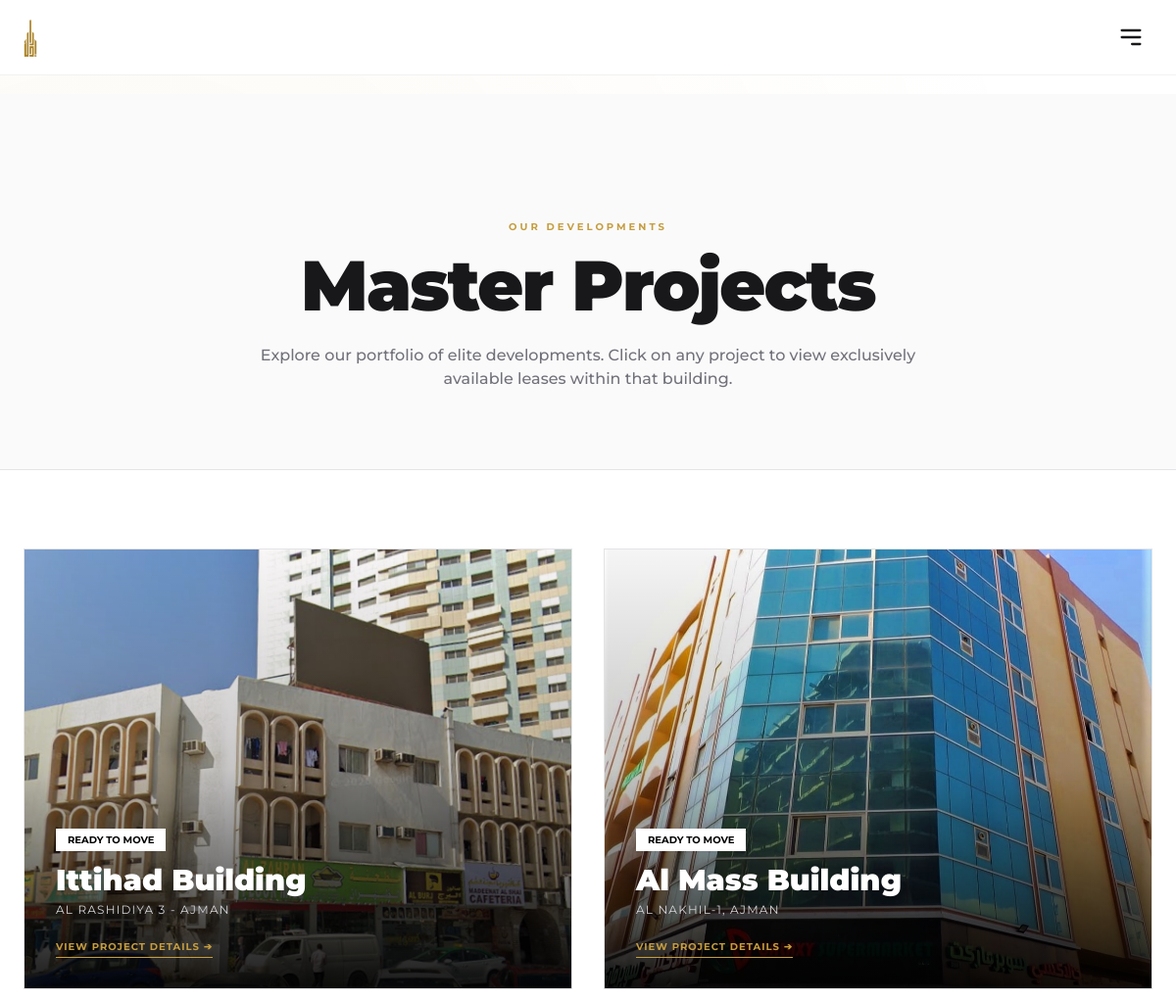
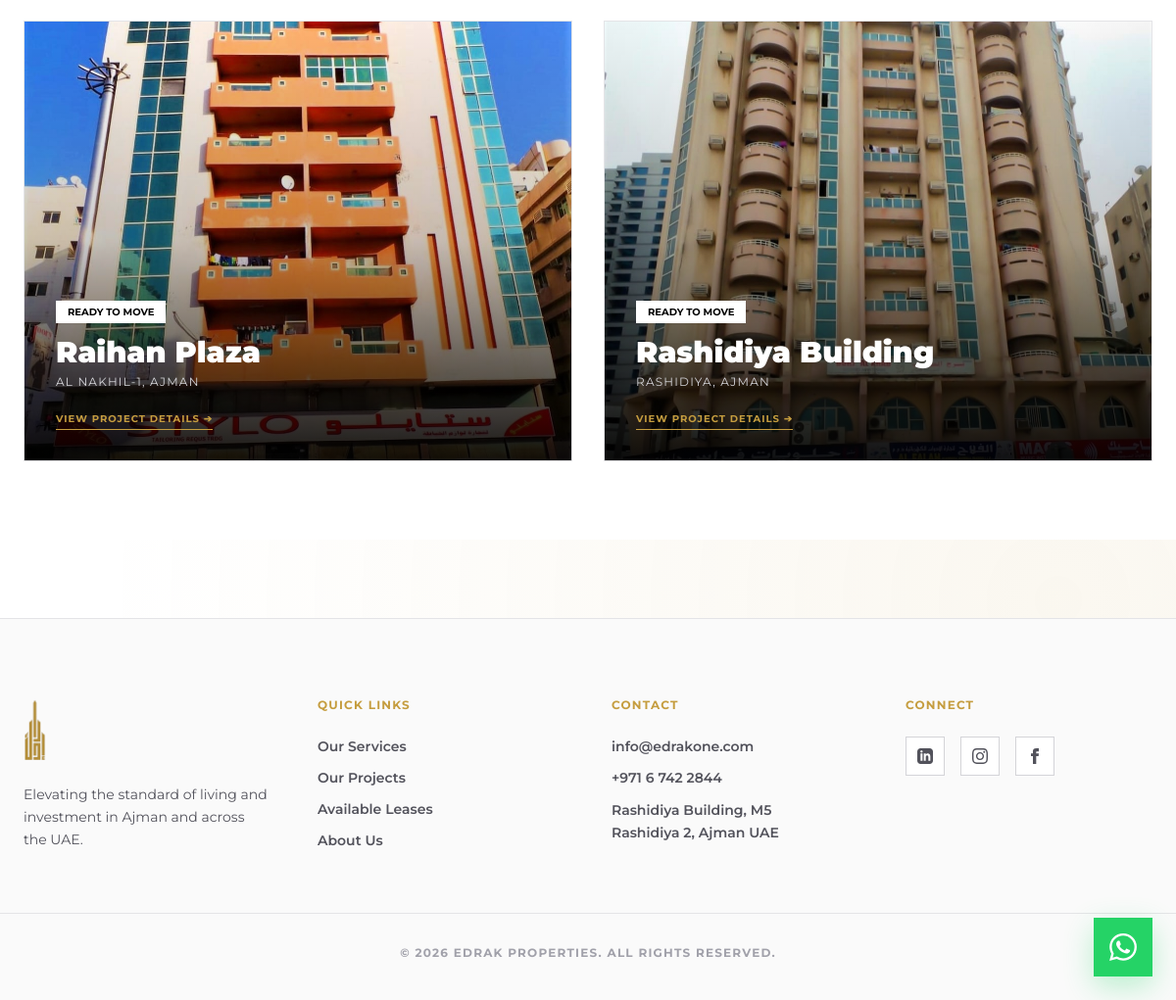
/projects/, run on the app's committed database (2 pictures, top to bottom).
### core/models.py (models this page shows, shortened)
class Project(models.Model):
    STATUS_CHOICES = (
        ('ready', _('Ready to Move')),
        ('off_plan', _('Off-Plan Investment')),
        ('commercial', _('Commercial Hub')),
    )
    title = models.CharField(max_length=200)
    description = models.TextField(blank=True)
    location = models.CharField(max_length=200)
    status = models.CharField(max_length=20, choices=STATUS_CHOICES, default='ready')
    image = models.ImageField(upload_to='projects/', blank=True, null=True, help_text="Main Cover Image")
    map_embed_code = models.TextField(blank=True, help_text="Paste Google Maps <iframe> code here")
    total_flats = models.IntegerField(default=0)
    parking_available = models.BooleanField(default=True)
    created_at = models.DateTimeField(auto_now_add=True)

### core/views.py (the view)
# urls.py: path('projects/', views.projects_view, name='projects'),
def projects_view(request):
    projects = Project.objects.all().order_by('-created_at')
    return render(request, 'core/projects.html', {'projects': projects})

### templates/core/projects.html
{% extends 'base.html' %}
{% load static i18n %}
{% block content %}
<section class="pt-32 pb-20 bg-zinc-50 border-b border-zinc-200 text-center">
    <div class="max-w-[90rem] mx-auto px-6">
        <span class="text-gold text-[10px] font-bold uppercase tracking-[0.3em] mb-4 block">{% trans "Our Developments" %}</span>
        <h1 class="text-5xl md:text-7xl font-black text-zinc-900 tracking-tight mb-6">{% trans "Master Projects" %}</h1>
        <p class="text-zinc-500 max-w-2xl mx-auto font-medium text-sm md:text-base leading-relaxed">
            {% trans "Explore our portfolio of elite developments. Click on any project to view exclusively available leases within that building." %}
        </p>
    </div>
</section>
<section class="py-20 bg-white">
    <div class="max-w-[90rem] mx-auto px-6 grid grid-cols-1 md:grid-cols-2 gap-8">
        {% for project in projects %}
<a href="{% url 'project_detail' project.id %}" class="group block relative h-[450px] bg-zinc-100 border border-zinc-200 overflow-hidden cursor-pointer rounded-none">
    {% if project.image %}
                    <img src="{{ project.image.url }}" class="absolute inset-0 w-full h-full object-cover group-hover:scale-105 transition-transform duration-[2s]">
                {% else %}
                    <div class="absolute inset-0 flex items-center justify-center bg-zinc-50">
                        <img src="{% static 'img/logo.png' %}" class="h-20 opacity-20 grayscale">
                    </div>
                {% endif %}
                <div class="absolute inset-0 bg-gradient-to-t from-black/90 via-black/20 to-transparent"></div>
                <div class="absolute bottom-8 left-8 right-8 text-white">
                    <span class="bg-white text-black text-[10px] font-bold uppercase px-3 py-1 rounded-none mb-3 inline-block shadow-sm">{{ project.get_status_display }}</span>
                    <h3 class="text-3xl font-black mb-1 group-hover:text-gold transition-colors">{{ project.title }}</h3>
                    <p class="text-zinc-300 text-xs tracking-widest uppercase mb-4">{{ project.location }}</p>
                    <span class="text-gold text-[10px] font-bold uppercase tracking-widest border-b border-gold pb-1">{% trans "View Project Details" %} ➔</span>
                </div>
            </a>
        {% empty %}
            <p class="col-span-2 text-center text-zinc-500 py-20 font-bold uppercase tracking-widest">{% trans "No projects available currently." %}</p>
        {% endfor %}
    </div>
</section>
{% endblock %}

### templates/base.html (shortened to what this page needs)
{% load static i18n %}
<!DOCTYPE html>
<html lang="{{ request.LANGUAGE_CODE }}" dir="{% if request.LANGUAGE_CODE == 'ar' %}rtl{% else %}ltr{% endif %}" class="scroll-smooth">
<head>
    <script src="https://cdn.tailwindcss.com"></script>
</head>
<body class="bg-lightbg text-zinc-900 font-sans antialiased selection:bg-gold selection:text-white overflow-x-hidden">
    <header class="fixed w-full top-0 z-50 glass-header">
        <div class="max-w-[90rem] mx-auto px-4 md:px-6 py-4 flex justify-between items-center">
            <a href="/" class="flex items-center gap-3">
                <img src="{% static 'img/logo.png' %}" alt="Edrak Logo" class="h-8 md:h-10">
            </a>
            <button onclick="toggleMobileMenu()" class="xl:hidden z-[60] relative p-2 text-zinc-900 hover:text-gold transition-colors" aria-label="Toggle Menu">
                <svg class="w-7 h-7" fill="none" stroke="currentColor" viewBox="0 0 24 24"><path stroke-linecap="round" stroke-linejoin="round" stroke-width="2" d="M4 6h16M4 12h16m-7 6h7"></path></svg>
            </button>
        </div>
    </header>
<div id="mobile-menu" class="fixed inset-0 bg-white z-50 flex flex-col justify-center items-center gap-8 text-xl md:text-2xl font-bold tracking-widest uppercase">
</div>
    <main class="pt-20 md:pt-24">
        {% block content %}{% endblock %}
    </main>
    <a href="https://wa.me/97167422783" target="_blank" rel="noopener noreferrer" class="fixed bottom-4 right-4 md:bottom-6 md:right-6 z-50 bg-[#25D366] text-white p-3 md:p-4 flex items-center justify-center hover:scale-105 transition-transform duration-300 shadow-[0_10px_30px_rgba(37,211,102,0.3)] rounded-none">
</a>
    <footer class="bg-zinc-50 pt-16 md:pt-20 pb-8 md:pb-10 border-t border-zinc-200 mt-12 md:mt-20">
        <div class="max-w-[90rem] mx-auto px-6 grid grid-cols-1 md:grid-cols-2 lg:grid-cols-4 gap-12 mb-12 md:mb-16">
            <div>
                <img src="{% static 'img/logo.png' %}" class="h-12 md:h-16 mb-6 opacity-90">
                <p class="text-zinc-600 text-sm leading-relaxed">{% trans "Elevating the standard of living and investment in Ajman and across the UAE." %}</p>
            </div>
            <div>
                <h4 class="text-gold font-bold uppercase tracking-widest text-xs mb-6">{% trans "Quick Links" %}</h4>
                <ul class="space-y-3 text-sm text-zinc-600 font-semibold">
                    <li><a href="/services/" class="hover:text-gold transition-colors">{% trans "Our Services" %}</a></li>
                    <li><a href="/projects" class="hover:text-gold transition-colors">{% trans "Our Projects" %}</a></li>
                    <li><a href="/leases" class="hover:text-gold transition-colors">{% trans "Available Leases" %}</a></li>
                    <li><a href="/about" class="hover:text-gold transition-colors">{% trans "About Us" %}</a></li>
                </ul>
            </div>
            <div>
                <h4 class="text-gold font-bold uppercase tracking-widest text-xs mb-6">{% trans "Contact" %}</h4>
                <ul class="space-y-3 text-sm text-zinc-600 font-semibold">
                    <li>info@edrakone.com</li>
                    <li>+971 6 742 2844</li>
                    <li class="leading-relaxed">Rashidiya Building, M5<br>Rashidiya 2, Ajman UAE</li>
                </ul>
            </div>
            <div>
                <h4 class="text-gold font-bold uppercase tracking-widest text-xs mb-6">{% trans "Connect" %}</h4>
                <div class="flex gap-4">
                    <a href="#" class="w-10 h-10 border border-zinc-300 flex items-center justify-center hover:border-gold hover:text-gold transition-colors text-zinc-600 rounded-none bg-white"></a>
                    <a href="#" class="w-10 h-10 border border-zinc-300 flex items-center justify-center hover:border-gold hover:text-gold transition-colors text-zinc-600 rounded-none bg-white"></a>
                    <a href="#" class="w-10 h-10 border border-zinc-300 flex items-center justify-center hover:border-gold hover:text-gold transition-colors text-zinc-600 rounded-none bg-white"><svg class="w-4 h-4" fill="currentColor" viewBox="0 0 24 24"><path d="M9 8h-3v4h3v12h5v-12h3.642l.358-4h-4v-1.667c0-.955.192-1.333 1.115-1.333h2.885v-5h-3.808c-3.596 0-5.192 1.583-5.192 4.615v3.385z"/></svg></a>
                </div>
            </div>
        </div>
        <div class="text-center text-[10px] md:text-xs text-zinc-400 font-bold uppercase tracking-widest pt-8 border-t border-zinc-200">
            © 2026 Edrak Properties. {% trans "All Rights Reserved." %}
        </div>
    </footer>
</body>
</html>

### templates/base.html (style rules this page uses)
.glass-header { background: rgba(255, 255, 255, 0.95); backdrop-filter: blur(20px); border-bottom: 1px solid rgba(0,0,0,0.05); transition: all 0.3s ease; }
#mobile-menu { clip-path: circle(0px at top right); transition: clip-path 0.5s cubic-bezier(0.4, 0, 0.2, 1); }

### data on the page
Project: image (picture), status "READY TO MOVE", title "Ittihad Building", location "AL RASHIDIYA 3 - AJMAN"
Project: image (picture), status "READY TO MOVE", title "Al Mass Building", location "AL NAKHIL-1, AJMAN"
Project: image (picture), status "READY TO MOVE", title "Raihan Plaza", location "AL NAKHIL-1, AJMAN"
Project: image (picture), status "READY TO MOVE", title "Rashidiya Building", location "RASHIDIYA, AJMAN"
